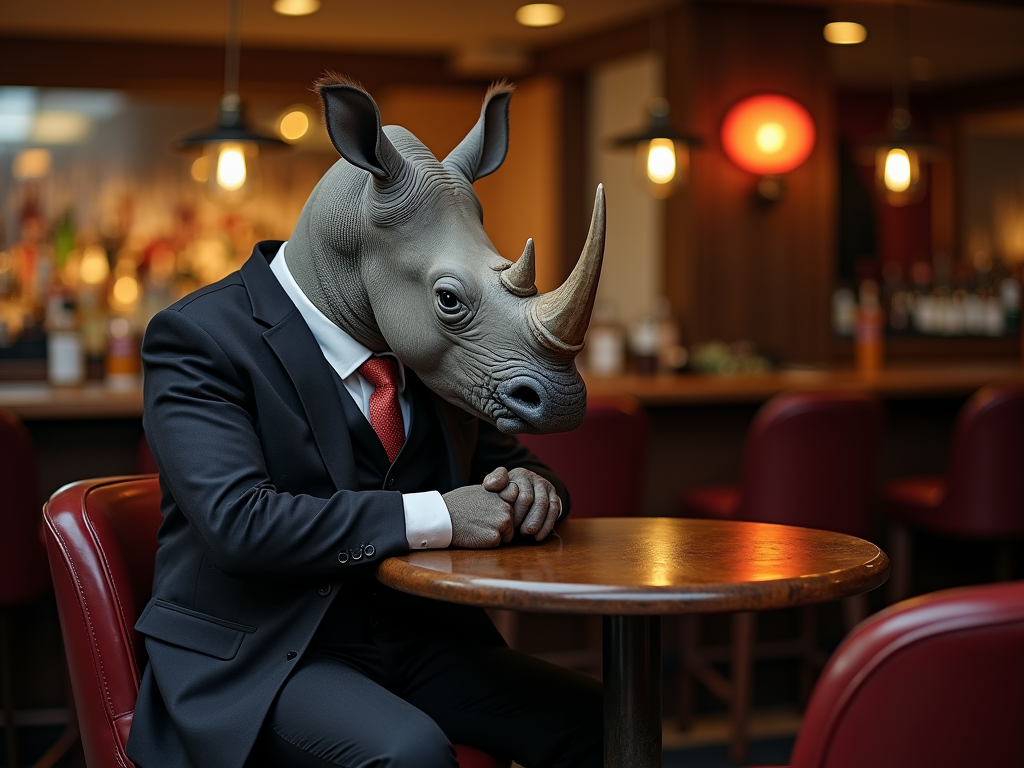
#> input picture advanced_image_model_techniques/rhino-suit.png, 1024 x 768 px
$ jupyter execute --allow-errors advanced_outpainting_with_flux.ipynb   (shell and % lines are left out)
#> lines starting #> are read from the running program, lines starting #| are printed output that depends on the picture
[cell 1]
from dotenv import load_dotenv

# Load environment variables from .env file
load_dotenv()

# https://fal.ai/dashboard/keys
# put your key in the .env file with the name FAL_KEY

[cell 2]
import fal_client
import requests
from PIL import Image
from io import BytesIO
from IPython.display import display

original_img = Image.open("rhino-suit.png")
#> original_img is the input picture: PIL image 1024x768 RGB; mean R, G, B 67.9, 44.5, 32.7

# Calculate dimensions for shrunk image
target_width = original_img.size[0] - 200  # Reduce by 200px total
#> target_width = 824
target_height = original_img.size[1] - 200  # Reduce by 200px total
#> target_height = 568
shrunk_img = original_img.resize((target_width, target_height))
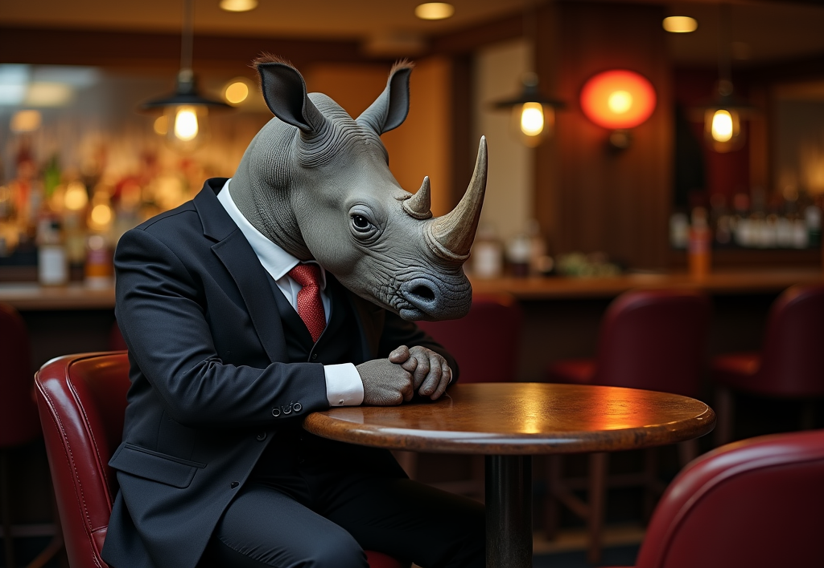
#> shrunk_img: PIL image 824x568 RGB; mean R, G, B 67.9, 44.5, 32.7

# Create new image with white background and paste shrunk image in center
new_width = original_img.size[0]  # Keep original dimensions
#> new_width = 1024
new_height = original_img.size[1]
#> new_height = 768
new_img = Image.new('RGB', (new_width, new_height), 'white')
#> new_img: PIL image 1024x768 RGB; every value is 255
new_img.paste(shrunk_img, (100, 100))  # Paste at offset (100,100)
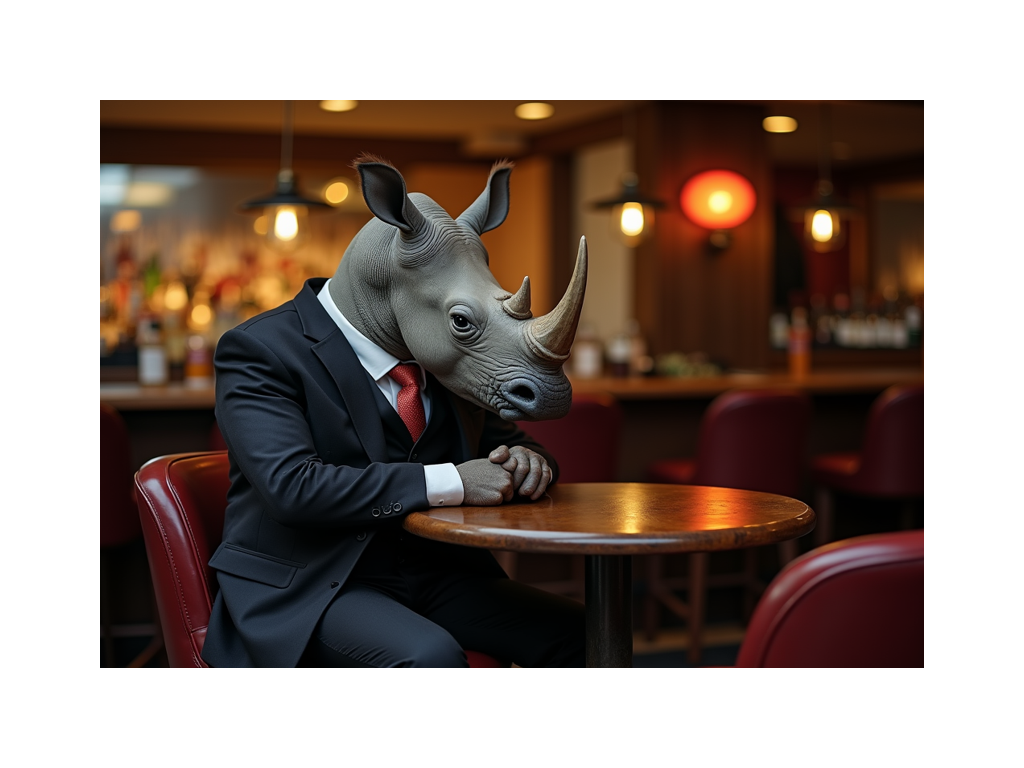
#> new_img: PIL image 1024x768 RGB; mean R, G, B 143.7, 129.7, 122.7

# Save and upload the new image
new_img.save("rhino-suit-padded.png")
#> (the rest of this cell did not finish here and is left out)
